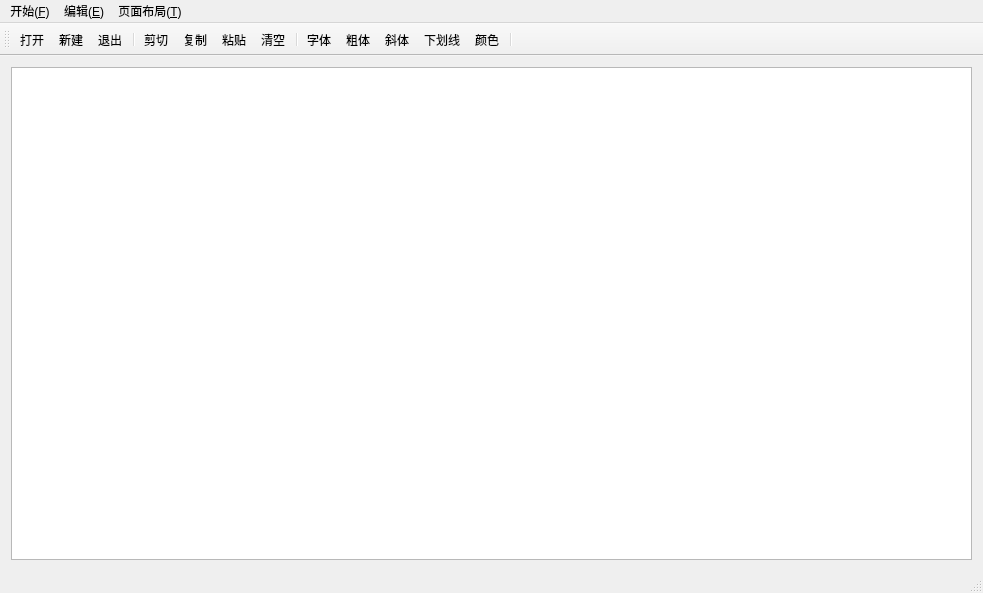
<?xml version="1.0" encoding="UTF-8"?>
<ui version="4.0">
 <class>MainWindow</class>
 <widget class="QMainWindow" name="MainWindow">
  <property name="geometry">
   <rect>
    <x>0</x>
    <y>0</y>
    <width>983</width>
    <height>593</height>
   </rect>
  </property>
  <property name="windowTitle">
   <string>MainWindow</string>
  </property>
  <widget class="QWidget" name="centralWidget">
   <layout class="QGridLayout" name="gridLayout">
    <item row="0" column="0">
     <widget class="QTextEdit" name="textEdit">
      <property name="font">
       <font>
        <family>Agency FB</family>
        <pointsize>20</pointsize>
       </font>
      </property>
     </widget>
    </item>
   </layout>
  </widget>
  <widget class="QMenuBar" name="menuBar">
   <property name="geometry">
    <rect>
     <x>0</x>
     <y>0</y>
     <width>983</width>
     <height>26</height>
    </rect>
   </property>
   <widget class="QMenu" name="menu">
    <property name="title">
     <string>开始(&amp;F)</string>
    </property>
    <addaction name="openAction"/>
    <addaction name="newAction"/>
    <addaction name="separator"/>
    <addaction name="exitAction"/>
   </widget>
   <widget class="QMenu" name="menu_2">
    <property name="title">
     <string>编辑(&amp;E)</string>
    </property>
    <addaction name="cutAction"/>
    <addaction name="copyAction"/>
    <addaction name="pasteAction"/>
    <addaction name="separator"/>
    <addaction name="clearAction"/>
   </widget>
   <widget class="QMenu" name="menu_3">
    <property name="title">
     <string>页面布局(&amp;T)</string>
    </property>
    <addaction name="fontAction"/>
    <addaction name="bldAction"/>
    <addaction name="itlAction"/>
    <addaction name="underAction"/>
    <addaction name="colorAction"/>
   </widget>
   <addaction name="menu"/>
   <addaction name="menu_2"/>
   <addaction name="menu_3"/>
  </widget>
  <widget class="QToolBar" name="mainToolBar">
   <attribute name="toolBarArea">
    <enum>TopToolBarArea</enum>
   </attribute>
   <attribute name="toolBarBreak">
    <bool>false</bool>
   </attribute>
   <addaction name="openAction"/>
   <addaction name="newAction"/>
   <addaction name="exitAction"/>
   <addaction name="separator"/>
   <addaction name="cutAction"/>
   <addaction name="copyAction"/>
   <addaction name="pasteAction"/>
   <addaction name="clearAction"/>
   <addaction name="separator"/>
   <addaction name="fontAction"/>
   <addaction name="bldAction"/>
   <addaction name="itlAction"/>
   <addaction name="underAction"/>
   <addaction name="colorAction"/>
   <addaction name="separator"/>
  </widget>
  <widget class="QStatusBar" name="statusBar"/>
  <action name="openAction">
   <property name="icon">
    <iconset resource="res.qrc">
     <normaloff>:/icon/img/open.png</normaloff>:/icon/img/open.png</iconset>
   </property>
   <property name="text">
    <string>打开</string>
   </property>
   <property name="toolTip">
    <string>打开一个文件</string>
   </property>
   <property name="shortcut">
    <string>Ctrl+O</string>
   </property>
  </action>
  <action name="newAction">
   <property name="icon">
    <iconset resource="res.qrc">
     <normaloff>:/icon/img/new.png</normaloff>:/icon/img/new.png</iconset>
   </property>
   <property name="text">
    <string>新建</string>
   </property>
   <property name="toolTip">
    <string>新建文件</string>
   </property>
   <property name="shortcut">
    <string>Ctrl+N</string>
   </property>
  </action>
  <action name="exitAction">
   <property name="icon">
    <iconset resource="res.qrc">
     <normaloff>:/icon/img/exit_8.png</normaloff>:/icon/img/exit_8.png</iconset>
   </property>
   <property name="text">
    <string>退出</string>
   </property>
   <property name="toolTip">
    <string>退出程序</string>
   </property>
   <property name="shortcut">
    <string>Ctrl+Q</string>
   </property>
  </action>
  <action name="cutAction">
   <property name="icon">
    <iconset resource="res.qrc">
     <normaloff>:/icon/img/cut.png</normaloff>:/icon/img/cut.png</iconset>
   </property>
   <property name="text">
    <string>剪切</string>
   </property>
   <property name="shortcut">
    <string>Ctrl+X</string>
   </property>
  </action>
  <action name="copyAction">
   <property name="icon">
    <iconset resource="res.qrc">
     <normaloff>:/icon/img/copy.png</normaloff>:/icon/img/copy.png</iconset>
   </property>
   <property name="text">
    <string>复制</string>
   </property>
   <property name="shortcut">
    <string>Ctrl+C</string>
   </property>
  </action>
  <action name="pasteAction">
   <property name="icon">
    <iconset resource="res.qrc">
     <normaloff>:/icon/img/paste.png</normaloff>:/icon/img/paste.png</iconset>
   </property>
   <property name="text">
    <string>粘贴</string>
   </property>
   <property name="shortcut">
    <string>Ctrl+V</string>
   </property>
  </action>
  <action name="fontAction">
   <property name="icon">
    <iconset resource="res.qrc">
     <normaloff>:/icon/img/20.ico</normaloff>:/icon/img/20.ico</iconset>
   </property>
   <property name="text">
    <string>字体</string>
   </property>
  </action>
  <action name="bldAction">
   <property name="checkable">
    <bool>true</bool>
   </property>
   <property name="icon">
    <iconset resource="res.qrc">
     <normaloff>:/icon/img/BLD.BMP</normaloff>:/icon/img/BLD.BMP</iconset>
   </property>
   <property name="text">
    <string>粗体</string>
   </property>
  </action>
  <action name="itlAction">
   <property name="checkable">
    <bool>true</bool>
   </property>
   <property name="icon">
    <iconset resource="res.qrc">
     <normaloff>:/icon/img/ITL.BMP</normaloff>:/icon/img/ITL.BMP</iconset>
   </property>
   <property name="text">
    <string>斜体</string>
   </property>
  </action>
  <action name="underAction">
   <property name="checkable">
    <bool>true</bool>
   </property>
   <property name="icon">
    <iconset resource="res.qrc">
     <normaloff>:/icon/img/UNDRLN.BMP</normaloff>:/icon/img/UNDRLN.BMP</iconset>
   </property>
   <property name="text">
    <string>下划线</string>
   </property>
  </action>
  <action name="colorAction">
   <property name="icon">
    <iconset resource="res.qrc">
     <normaloff>:/icon/img/color.png</normaloff>:/icon/img/color.png</iconset>
   </property>
   <property name="text">
    <string>颜色</string>
   </property>
  </action>
  <action name="clearAction">
   <property name="icon">
    <iconset resource="res.qrc">
     <normaloff>:/icon/img/103.bmp</normaloff>:/icon/img/103.bmp</iconset>
   </property>
   <property name="text">
    <string>清空</string>
   </property>
  </action>
 </widget>
 <layoutdefault spacing="6" margin="11"/>
 <resources>
  <include location="res.qrc"/>
 </resources>
 <connections>
  <connection>
   <sender>exitAction</sender>
   <signal>triggered()</signal>
   <receiver>MainWindow</receiver>
   <slot>close()</slot>
   <hints>
    <hint type="sourcelabel">
     <x>-1</x>
     <y>-1</y>
    </hint>
    <hint type="destinationlabel">
     <x>406</x>
     <y>251</y>
    </hint>
   </hints>
  </connection>
  <connection>
   <sender>clearAction</sender>
   <signal>triggered()</signal>
   <receiver>textEdit</receiver>
   <slot>clear()</slot>
   <hints>
    <hint type="sourcelabel">
     <x>-1</x>
     <y>-1</y>
    </hint>
    <hint type="destinationlabel">
     <x>406</x>
     <y>271</y>
    </hint>
   </hints>
  </connection>
  <connection>
   <sender>copyAction</sender>
   <signal>triggered()</signal>
   <receiver>textEdit</receiver>
   <slot>copy()</slot>
   <hints>
    <hint type="sourcelabel">
     <x>-1</x>
     <y>-1</y>
    </hint>
    <hint type="destinationlabel">
     <x>406</x>
     <y>271</y>
    </hint>
   </hints>
  </connection>
  <connection>
   <sender>cutAction</sender>
   <signal>triggered()</signal>
   <receiver>textEdit</receiver>
   <slot>cut()</slot>
   <hints>
    <hint type="sourcelabel">
     <x>-1</x>
     <y>-1</y>
    </hint>
    <hint type="destinationlabel">
     <x>406</x>
     <y>271</y>
    </hint>
   </hints>
  </connection>
  <connection>
   <sender>pasteAction</sender>
   <signal>triggered()</signal>
   <receiver>textEdit</receiver>
   <slot>paste()</slot>
   <hints>
    <hint type="sourcelabel">
     <x>-1</x>
     <y>-1</y>
    </hint>
    <hint type="destinationlabel">
     <x>406</x>
     <y>271</y>
    </hint>
   </hints>
  </connection>
 </connections>
</ui>
